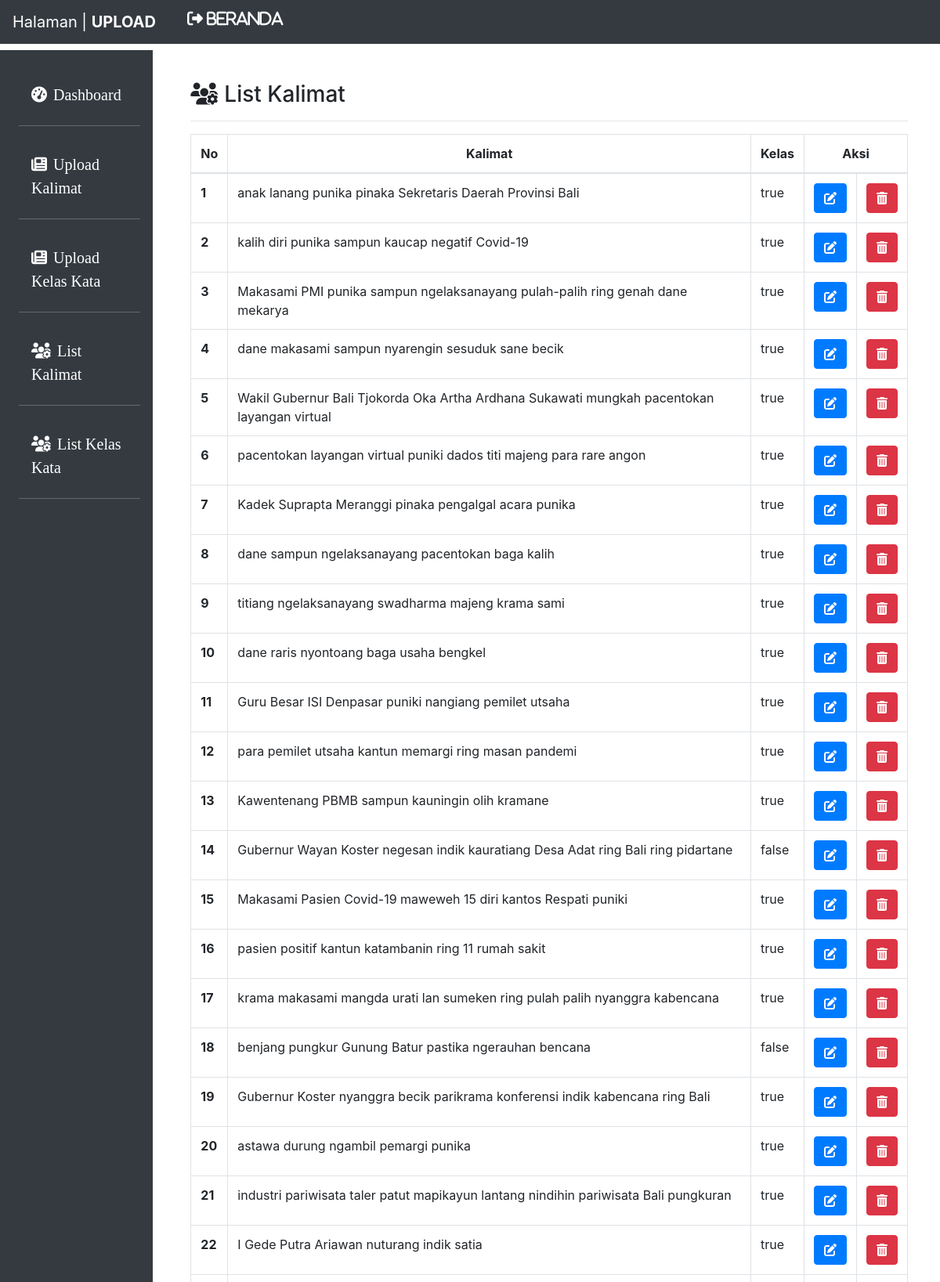
/dashboard.php?page=list&key=kalimat (upper part), run on the app's committed database.
### tables this page shows
CREATE TABLE `kalimat` (
  `id_kalimat` int(11) NOT NULL,
  `kalimat` varchar(500) NOT NULL,
  `is_valid` varchar(100) NOT NULL DEFAULT 'true'
);

### config/class.php (called while the page is built, shortened)
<?php
require_once 'init.php';
class Kalimat{
	private $conn;
	function __construct($conn){
		$this->conn = $conn;
	}
	function getAllKalimat(){
		$queryGetAllKalimat = "SELECT * FROM kalimat";
		$runqueryGetAllKalimat = $this->conn->query($queryGetAllKalimat);
		$data_kalimat = array();
		while ($data = $runqueryGetAllKalimat->fetch_assoc()) {
			array_push($data_kalimat, $data);
		}
		return $data_kalimat;
	}
}
	$objKalimat = new Kalimat($conn);
	?>

### list.php (the view, shortened to what this page needs)
<?php if (isset($_GET['key'])): ?>
	<?php if ($_GET['key']=="kalimat"): ?>
		<?php
		$daftar_kalimat = $objKalimat->getAllKalimat();
		$nomor_table = 1;
		?>
		<div class="col-md-10 p-5 pt-2">
			<h3><i class="fas fa-users-cog mr-2"></i>List Kalimat<hr></h3>
			<table class="table table-hover table-bordered">
				<thead>
					<tr>
						<th scope="col" class="text-center">No</th>
						<th scope="col" class="text-center">Kalimat</th>
						<th scope="col" class="text-center">Kelas</th>
						<th colspan="3" scope="col" class="text-center">Aksi</th>
					</tr>
				</thead>
				<tbody>
					<?php foreach ($daftar_kalimat as $kalimat): ?>
						<tr>
							<th scope="row"><?= $nomor_table; ?></th>
							<td><?= $kalimat['kalimat']; ?></td>
							<td><?= $kalimat['is_valid']; ?></td>
							<td>
								<button class="btn-primary btn btn-editlist" type="button" title="Edit Kalimat" data-toggle="modal" data-target="#modalList" data-idkalimat="<?= $kalimat['id_kalimat']; ?>" data-key="kalimat">
									<i class="fas fa-edit  text-white rounded"></i>
								</button>
							</td>
							<td>
								<button class="btn-danger btn btn-hapuslist" type="button" title="Hapus Kalimat" data-toggle="modal" data-target="#modalList" data-idkalimat="<?= $kalimat['id_kalimat']; ?>" data-key="kalimat">
									<i class="fas fa-trash-alt text-white rounded"></i>
								</button>
							</td>
						</tr>
						<?php $nomor_table++; ?>
					<?php endforeach ?>
				</tbody>
			</table>
		</div>
	<?php endif ?>
<?php endif ?>

### headercontent.php (shortened to what this page needs)
<?php
require_once 'config/class.php';
?>
<!doctype html>
<html lang="en">
<head>
  <link rel="stylesheet" href="https://cdn.jsdelivr.net/npm/bootstrap@4.5.3/dist/css/bootstrap.min.css">
  <link rel="stylesheet" href="css/style.css">
</head>
<body>
      <nav class="navbar navbar-expand-lg navbar-light bg-dark fixed-top">
        <a class="navbar-brand text-white" href="dashboard.php">Halaman | <b>UPLOAD</b> </a>
        <div class="icon ml-4">
            <h5>
               <a class="text-white" href="index.php"><i class="fas fa-sign-out-alt mr-3 text-white" data-toggle="tooltip" title="log out"> Beranda</i>
            </h5>
        </div>
      </nav>
      <div class="row no-gutter mt-5 p-2">
        <div class="col-md-2 bg-dark mt-2 pr-3 pt-4">
          <ul class="nav flex-column ml-3 mb-5">
            <li class="nav-item">
              <a class="nav-link active text-white" href="dashboard.php"><i class="fas fa-tachometer-alt mr-2"></i>Dashboard</a><hr class="bg-secondary">
            </li>
            <li class="nav-item">
              <a class="nav-link text-white" href="dashboard.php?page=upload&key=kalimat"><i class="fas fa-newspaper mr-2"></i>Upload Kalimat</a><hr class="bg-secondary">
            </li>
            <li class="nav-item">
              <a class="nav-link text-white" href="dashboard.php?page=upload&key=kata"><i class="fas fa-newspaper mr-2"></i>Upload Kelas Kata</a><hr class="bg-secondary">
            </li>
            <li class="nav-item">
              <a class="nav-link text-white" href="dashboard.php?page=list&key=kalimat"><i class="fas fa-users-cog mr-2"></i>List Kalimat</a><hr class="bg-secondary">
            </li>
            <li class="nav-item">
              <a class="nav-link text-white" href="dashboard.php?page=list&key=kata"><i class="fas fa-users-cog mr-2"></i>List Kelas Kata</a><hr class="bg-secondary">
            </li>
          </ul>
        </div>

### dashboard.php
<?php
require_once 'headercontent.php';
if (isset($_GET['page'])) {
  if ($_GET['page']=="upload") {
    require_once 'upload.php';
 }elseif ($_GET['page']=="list") {
  require_once 'list.php';
}
}else{
  require_once 'dashboardcontent.php';
}
require_once 'footerindex.php';
?>

### footerindex.php (shortened to what this page needs)
</body>
</html>

### css/style.css (style rules this page uses)
.navbar { background-color: transparent; }
.nav-link { margin-top: 10px; font-family: Vampire one; font-size: 20px; }

### data on the page
kalimat: kalimat "anak lanang punika pinaka Sekretaris Daerah Provinsi Bali", is_valid "true"
kalimat: kalimat "kalih diri punika sampun kaucap negatif Covid-19", is_valid "true"
kalimat: kalimat "Makasami PMI punika sampun ngelaksanayang pulah-palih ring genah dane mekarya", is_valid "true"
kalimat: kalimat "dane makasami sampun nyarengin sesuduk sane becik", is_valid "true"
kalimat: kalimat "Wakil Gubernur Bali Tjokorda Oka Artha Ardhana Sukawati mungkah pacentokan layangan virtual", is_valid "true"
kalimat: kalimat "pacentokan layangan virtual puniki dados titi majeng para rare angon", is_valid "true"
kalimat: kalimat "Kadek Suprapta Meranggi pinaka pengalgal acara punika", is_valid "true"
kalimat: kalimat "dane sampun ngelaksanayang pacentokan baga kalih", is_valid "true"
kalimat: kalimat "titiang ngelaksanayang swadharma majeng krama sami", is_valid "true"
kalimat: kalimat "dane raris nyontoang baga usaha bengkel", is_valid "true"
kalimat: kalimat "Guru Besar ISI Denpasar puniki nangiang pemilet utsaha", is_valid "true"
kalimat: kalimat "para pemilet utsaha kantun memargi ring masan pandemi", is_valid "true"
kalimat: kalimat "Kawentenang PBMB sampun kauningin olih kramane", is_valid "true"
kalimat: kalimat "Gubernur Wayan Koster negesan indik kauratiang Desa Adat ring Bali ring pidartane", is_valid "false"
kalimat: kalimat "Makasami Pasien Covid-19 maweweh 15 diri kantos Respati puniki", is_valid "true"
kalimat: kalimat "pasien positif kantun katambanin ring 11 rumah sakit", is_valid "true"
kalimat: kalimat "krama makasami mangda urati lan sumeken ring pulah palih nyanggra kabencana", is_valid "true"
kalimat: kalimat "benjang pungkur Gunung Batur pastika ngerauhan bencana", is_valid "false"
kalimat: kalimat "Gubernur Koster nyanggra becik parikrama konferensi indik kabencana ring Bali", is_valid "true"
kalimat: kalimat "astawa durung ngambil pemargi punika", is_valid "true"
kalimat: kalimat "industri pariwisata taler patut mapikayun lantang nindihin pariwisata Bali pungkuran", is_valid "true"
kalimat: kalimat "I Gede Putra Ariawan nuturang indik satia", is_valid "true"
